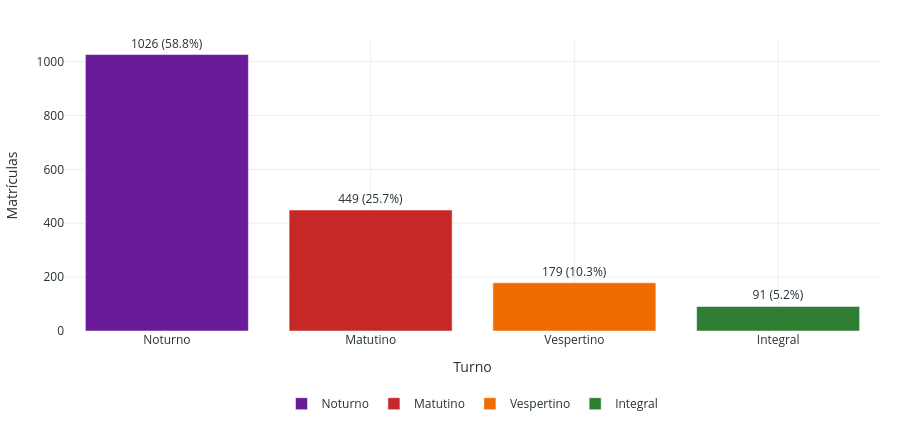

Notebook cell for this chart:
### Code cell
turno_df = df["Turno"].value_counts().reset_index()
turno_df.columns = ["Turno", "Qtd"]
turno_df["Percentual"] = turno_df["Qtd"] / turno_df["Qtd"].sum() * 100
turno_df["Texto"] = turno_df.apply(
    lambda linha: f"{int(linha['Qtd'])} ({linha['Percentual']:.1f}%)",
    axis=1,
)

fig_g18 = px.bar(
    turno_df,
    x="Turno",
    y="Qtd",
    color="Turno",
    color_discrete_map=gerar_mapa_cores(turno_df["Turno"]),
    text="Texto",
    labels={"Qtd": "Matrículas"},
)
fig_g18.update_traces(textposition="outside", cliponaxis=False)
fig_g18.update_layout(coloraxis_showscale=False)
aplicar_layout_light(fig_g18, altura=430)
fig_g18.show()

turno_df.head()

### Figure 1 — Plotly figure (JSON) as saved in the notebook; plotly's stock layout.template omitted (floating-point values rounded to 4 significant figures)
{"data": [{"cliponaxis": false, "hovertemplate": "Turno=%{x}<br>Matrículas=%{y}<br>Texto=%{text}<extra></extra>", "legendgroup": "Noturno", "marker": {"color": "#6A1B9A", "pattern": {"shape": ""}}, "name": "Noturno", "orientation": "v", "showlegend": true, "text": ["1026 (58.8%)"], "textposition": "outside", "type": "bar", "x": ["Noturno"], "xaxis": "x", "y": [1026], "yaxis": "y"}, {"cliponaxis": false, "hovertemplate": "Turno=%{x}<br>Matrículas=%{y}<br>Texto=%{text}<extra></extra>", "legendgroup": "Matutino", "marker": {"color": "#C62828", "pattern": {"shape": ""}}, "name": "Matutino", "orientation": "v", "showlegend": true, "text": ["449 (25.7%)"], "textposition": "outside", "type": "bar", "x": ["Matutino"], "xaxis": "x", "y": [449], "yaxis": "y"}, {"cliponaxis": false, "hovertemplate": "Turno=%{x}<br>Matrículas=%{y}<br>Texto=%{text}<extra></extra>", "legendgroup": "Vespertino", "marker": {"color": "#EF6C00", "pattern": {"shape": ""}}, "name": "Vespertino", "orientation": "v", "showlegend": true, "text": ["179 (10.3%)"], "textposition": "outside", "type": "bar", "x": ["Vespertino"], "xaxis": "x", "y": [179], "yaxis": "y"}, {"cliponaxis": false, "hovertemplate": "Turno=%{x}<br>Matrículas=%{y}<br>Texto=%{text}<extra></extra>", "legendgroup": "Integral", "marker": {"color": "#2E7D32", "pattern": {"shape": ""}}, "name": "Integral", "orientation": "v", "showlegend": true, "text": ["91 (5.2%)"], "textposition": "outside", "type": "bar", "x": ["Integral"], "xaxis": "x", "y": [91], "yaxis": "y"}], "layout": {"barmode": "relative", "coloraxis": {"showscale": false}, "font": {"color": "#263238"}, "height": 430, "legend": {"orientation": "h", "title": {"text": ""}, "tracegroupgap": 0, "x": 0.5, "xanchor": "center", "y": -0.2, "yanchor": "top"}, "margin": {"b": 85, "l": 20, "r": 20, "t": 40}, "paper_bgcolor": "white", "plot_bgcolor": "white", "title": {"text": ""}, "xaxis": {"anchor": "y", "categoryarray": ["Noturno", "Matutino", "Vespertino", "Integral"], "categoryorder": "array", "domain": [0, 1], "gridcolor": "#ECEFF1", "showgrid": true, "title": {"text": "Turno"}, "zeroline": false}, "yaxis": {"anchor": "x", "domain": [0, 1], "gridcolor": "#ECEFF1", "showgrid": true, "title": {"text": "Matrículas"}, "zeroline": false}}}
